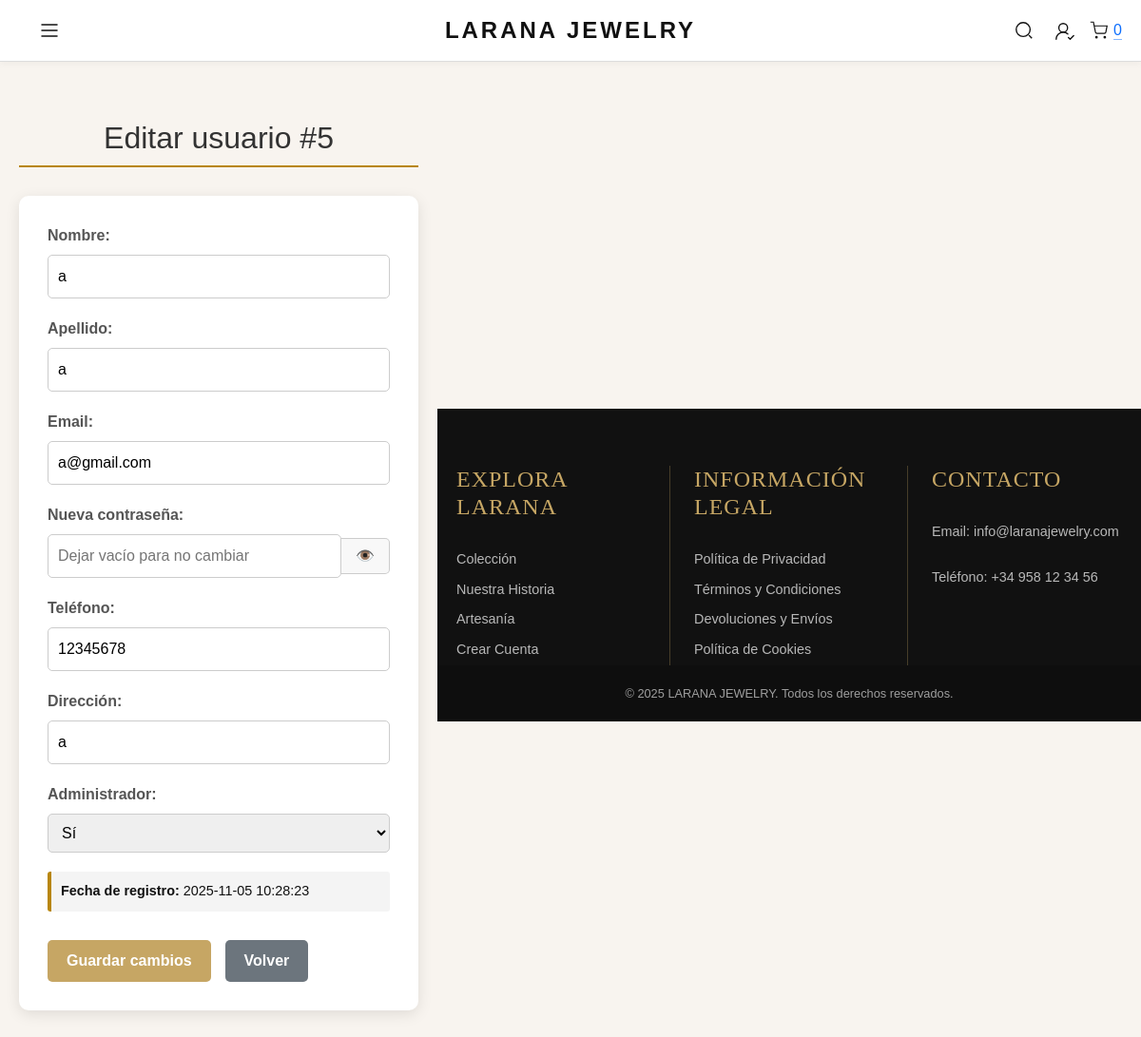
/tienda_login_php/modificar_usuarios.php?id=5 (signed in), run on an earlier commit of the app's database.
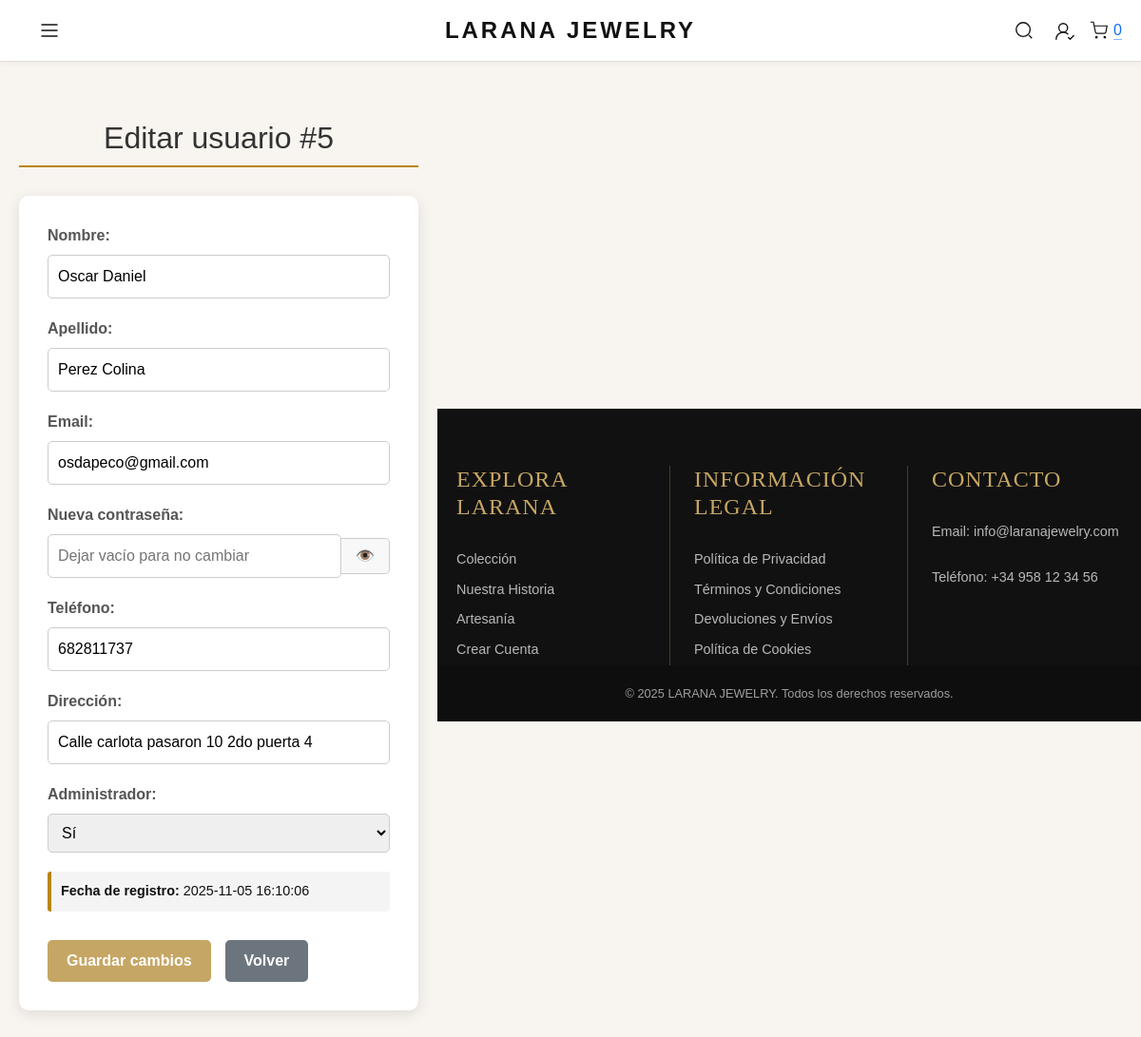
And on a later commit of the database.
### tables this page shows
CREATE TABLE `usuarios` (
  `id` int(11) NOT NULL,
  `nombre` varchar(100) NOT NULL,
  `apellido` varchar(100) NOT NULL,
  `email` varchar(255) NOT NULL,
  `password` varchar(255) NOT NULL,
  `telefono` varchar(20) NOT NULL,
  `direccion` varchar(255) NOT NULL,
  `acepta_terminos` tinyint(1) NOT NULL DEFAULT 0,
  `fecha_registro` timestamp NOT NULL DEFAULT current_timestamp(),
  `admin` tinyint(1) NOT NULL DEFAULT 0
);

### tienda_login_php/modificar_usuarios.php (the view, shortened to what this page needs)
<?php
require_once "db_connect.php";
$usuario_a_editar = null;
if ($_SERVER['REQUEST_METHOD'] === 'GET' && !empty($_GET['id'])) {
    $id = intval($_GET['id']);
    try {
        $stmt = $conn->prepare("SELECT * FROM usuarios WHERE id = :id");
        $stmt->execute([':id' => $id]);
        $usuario_a_editar = $stmt->fetch(PDO::FETCH_ASSOC);
    } catch (PDOException $e) {
        die("<p style='color:red;'>Error al cargar el usuario: " . htmlspecialchars($e->getMessage()) . "</p>");
    }
}
include __DIR__ . '/../includes/header.php';
?>
<main class="main-content container">
    <h2 class="form-title">Editar usuario #<?= htmlspecialchars($usuario_a_editar['id'] ?? '') ?></h2>
    <?php if ($usuario_a_editar): ?>
        <form action="modificar_usuarios.php" method="post" class="form-card">
            <div class="form-group">
                <label for="nombre">Nombre:</label>
                <input type="text" id="nombre" name="nombre" value="<?= htmlspecialchars($_POST['nombre'] ?? $usuario_a_editar['nombre']) ?>" required>
            </div>
            <div class="form-group">
                <label for="apellido">Apellido:</label>
                <input type="text" id="apellido" name="apellido" value="<?= htmlspecialchars($_POST['apellido'] ?? $usuario_a_editar['apellido']) ?>" required>
            </div>
            <div class="form-group">
                <label for="email">Email:</label>
                <input type="email" id="email" name="email" value="<?= htmlspecialchars($_POST['email'] ?? $usuario_a_editar['email']) ?>" required>
            </div>
            <div class="form-group">
                <label for="password">Nueva contraseña:</label>
                <div class="input-password-group">
                    <input
                        type="password"
                        name="password"
                        id="password"
                        placeholder="Dejar vacío para no cambiar"
                    >
                    <button
                        type="button"
                        id="togglePassword"
                        class="btn-toggle-password"
                    >
                        👁️
                    </button>
                </div>
            </div>
            <div class="form-group">
                <label for="telefono">Teléfono:</label>
                <input type="text" id="telefono" name="telefono" value="<?= htmlspecialchars($_POST['telefono'] ?? $usuario_a_editar['telefono']) ?>" required>
            </div>
            <div class="form-group">
                <label for="direccion">Dirección:</label>
                <input type="text" id="direccion" name="direccion" value="<?= htmlspecialchars($_POST['direccion'] ?? $usuario_a_editar['direccion']) ?>" required>
            </div>
            <div class="form-group">
                <label for="admin">Administrador:</label>
                <select id="admin" name="admin" class="select-field">
                    <option value="1" <?= ($usuario_a_editar['admin'] ?? 0) == 1 ? 'selected' : '' ?>>Sí</option>
                </select>
            </div>
            <div class="form-info">
                <strong>Fecha de registro:</strong> <?= htmlspecialchars($usuario_a_editar['fecha_registro']) ?>
            </div>
            <div class="form-actions">
                <button type="submit" class="btn btn-primary">Guardar cambios</button>
                <a href="perfil.php" class="btn btn-secondary">Volver</a>
            </div>
        </form>
    <?php endif; ?>
</main>
<?php include __DIR__ . '/../includes/footer.php'; ?>

What changed in the data, as far as the page shows it:
changed usuarios "Sí": nombre "a" → "Oscar Daniel"; apellido "a" → "Perez Colina"; email "a@gmail.com" → "osdapeco@gmail.com"; telefono "12345678" → "682811737"; direccion "a" → "Calle carlota pasaron 10 2do puerta 4"; fecha_registro "2025-11-05 10:28:23" → "2025-11-05 16:10:06"
